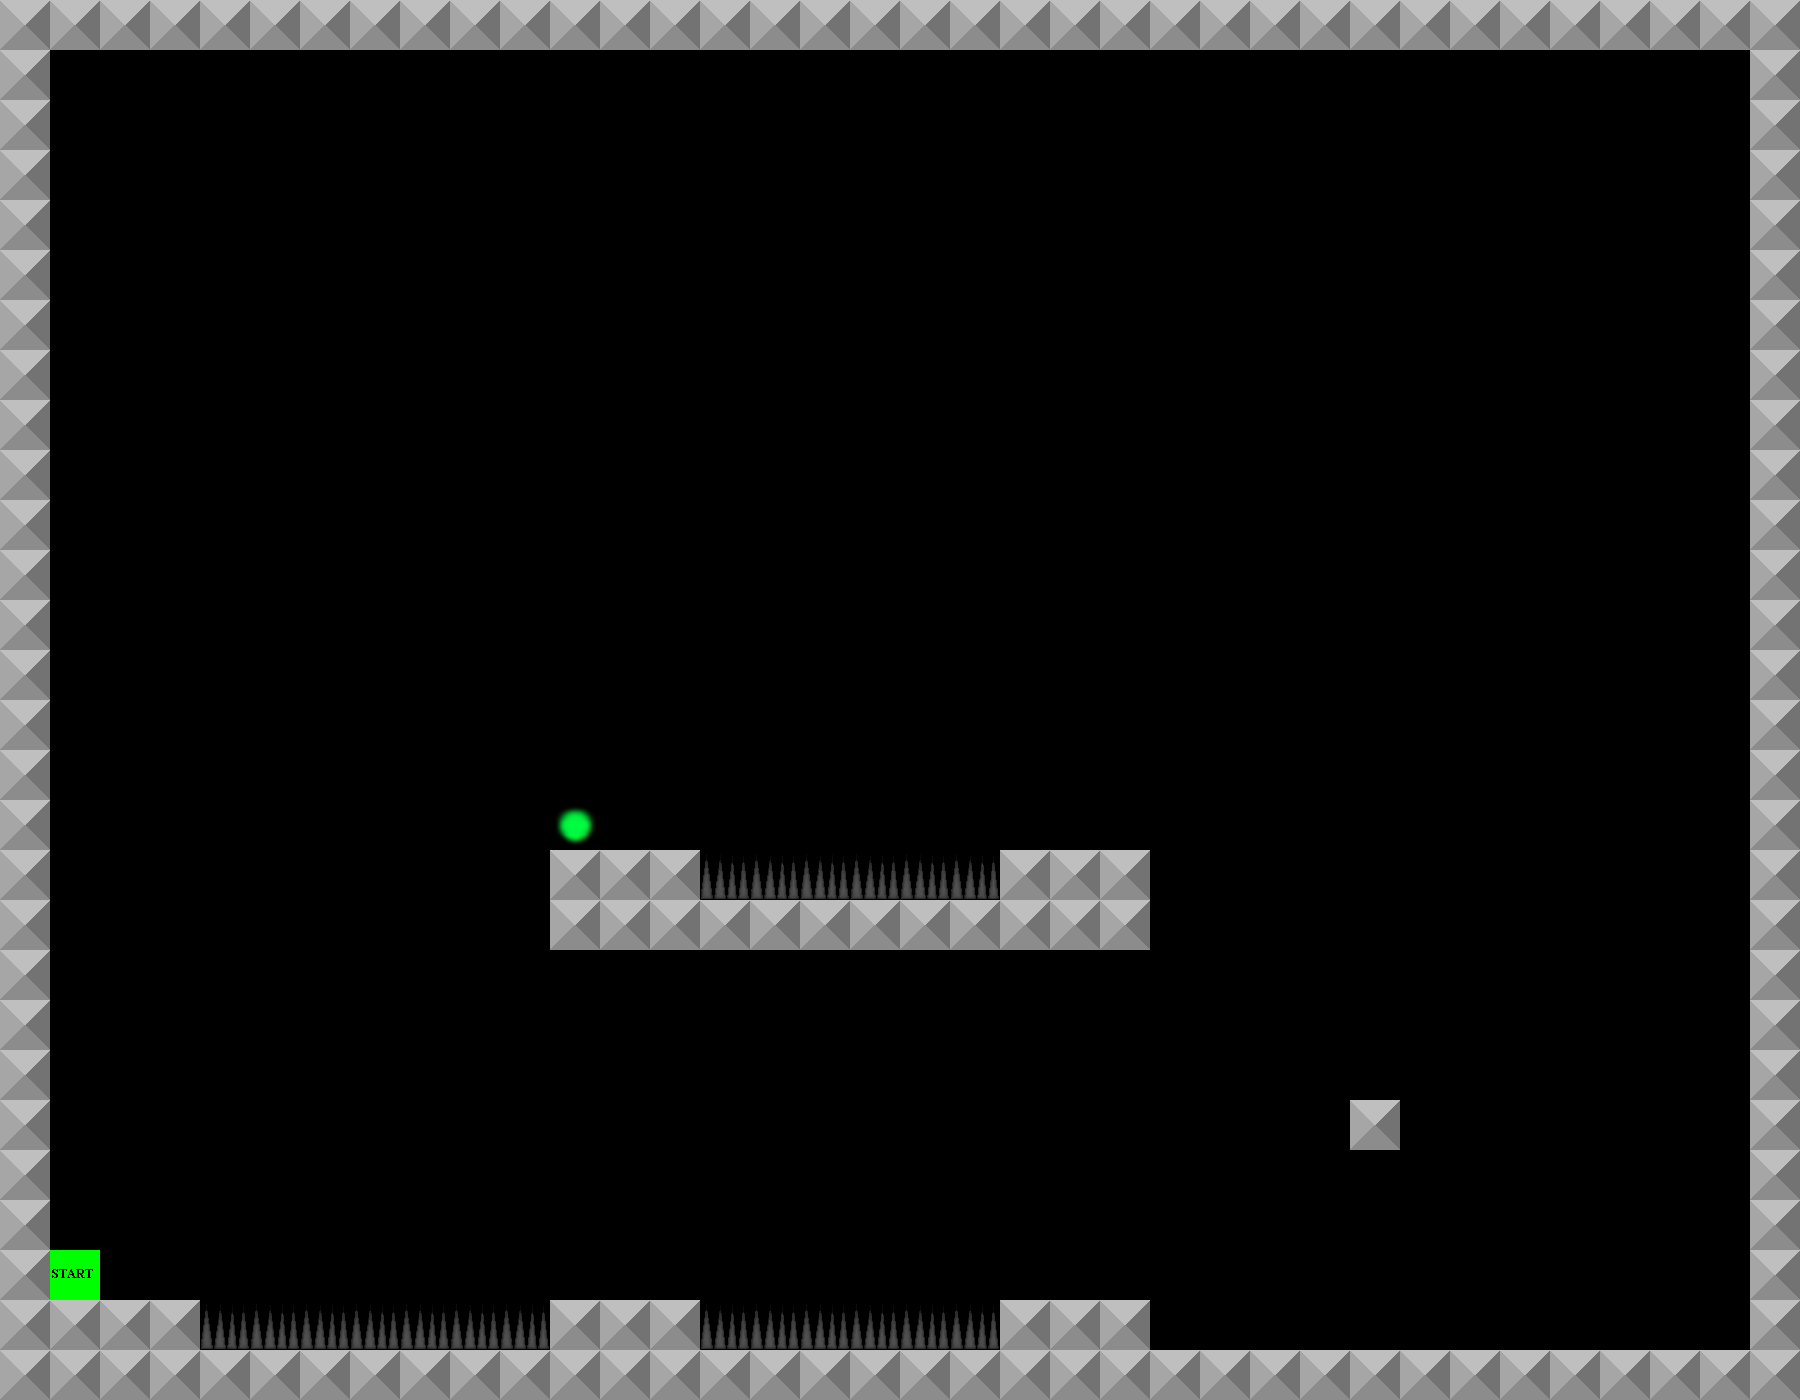

A level layout from a 2D game, rendered from its tile map. Below: a short description, then the map file with its tile-grid data intact:
An orthogonal 36x28 tile map with 50x50 px tiles, 3 tile layers (Collision, Border, Start), 4 tilesets.

<map version="1.0" orientation="orthogonal" renderorder="right-down" width="36" height="28" tilewidth="50" tileheight="50">
 <tileset firstgid="1" name="Metal" tilewidth="50" tileheight="50">
  <image source="metal.png" trans="ff0004" width="50" height="50" />
  <tile id="0">
   <properties>
    <property name="collide" value="" />
   </properties>
  </tile>
 </tileset>
 <tileset firstgid="2" name="spikes" tilewidth="50" tileheight="50">
  <image source="spikes_matrix.png" trans="ff0004" width="200" height="50" />
  <tile id="0">
   <properties>
    <property name="deadly" value="" />
   </properties>
  </tile>
  <tile id="1">
   <properties>
    <property name="deadly" value="" />
   </properties>
  </tile>
  <tile id="2">
   <properties>
    <property name="deadly" value="" />
   </properties>
  </tile>
  <tile id="3">
   <properties>
    <property name="deadly" value="" />
   </properties>
  </tile>
 </tileset>
 <tileset firstgid="6" name="end" tilewidth="50" tileheight="50">
  <image source="end.png" trans="ff0004" width="50" height="50" />
  <tile id="0">
   <properties>
    <property name="end" value="" />
   </properties>
  </tile>
 </tileset>
 <tileset firstgid="7" name="start" tilewidth="50" tileheight="50">
  <image source="start.png" trans="ff0004" width="50" height="50" />
  <tile id="0">
   <properties>
    <property name="start" value="" />
   </properties>
  </tile>
 </tileset>
 <layer name="Collision" width="36" height="28">
  <data encoding="csv">
0,0,0,0,0,0,0,0,0,0,0,0,0,0,0,0,0,0,0,0,0,0,0,0,0,0,0,0,0,0,0,0,0,0,0,0,
0,0,0,0,0,0,0,0,0,0,0,0,0,0,0,0,0,0,0,0,0,0,0,0,0,0,0,0,0,0,0,0,0,0,0,0,
0,0,0,0,0,0,0,0,0,0,0,0,0,0,0,0,0,0,0,0,0,0,0,0,0,0,0,0,0,0,0,0,0,0,0,0,
0,0,0,0,0,0,0,0,0,0,0,0,0,0,0,0,0,0,0,0,0,0,0,0,0,0,0,0,0,0,0,0,0,0,0,0,
0,0,0,0,0,0,0,0,0,0,0,0,0,0,0,0,0,0,0,0,0,0,0,0,0,0,0,0,0,0,0,0,0,0,0,0,
0,0,0,0,0,0,0,0,0,0,0,0,0,0,0,0,0,0,0,0,0,0,0,0,0,0,0,0,0,0,0,0,0,0,0,0,
0,0,0,0,0,0,0,0,0,0,0,0,0,0,0,0,0,0,0,0,0,0,0,0,0,0,0,0,0,0,0,0,0,0,0,0,
0,0,0,0,0,0,0,0,0,0,0,0,0,0,0,0,0,0,0,0,0,0,0,0,0,0,0,0,0,0,0,0,0,0,0,0,
0,0,0,0,0,0,0,0,0,0,0,0,0,0,0,0,0,0,0,0,0,0,0,0,0,0,0,0,0,0,0,0,0,0,0,0,
0,0,0,0,0,0,0,0,0,0,0,0,0,0,0,0,0,0,0,0,0,0,0,0,0,0,0,0,0,0,0,0,0,0,0,0,
0,0,0,0,0,0,0,0,0,0,0,0,0,0,0,0,0,0,0,0,0,0,0,0,0,0,0,0,0,0,0,0,0,0,0,0,
0,0,0,0,0,0,0,0,0,0,0,0,0,0,0,0,0,0,0,0,0,0,0,0,0,0,0,0,0,0,0,0,0,0,0,0,
0,0,0,0,0,0,0,0,0,0,0,0,0,0,0,0,0,0,0,0,0,0,0,0,0,0,0,0,0,0,0,0,0,0,0,0,
0,0,0,0,0,0,0,0,0,0,0,0,0,0,0,0,0,0,0,0,0,0,0,0,0,0,0,0,0,0,0,0,0,0,0,0,
0,0,0,0,0,0,0,0,0,0,0,0,0,0,0,0,0,0,0,0,0,0,0,0,0,0,0,0,0,0,0,0,0,0,0,0,
0,0,0,0,0,0,0,0,0,0,0,0,0,0,0,0,0,0,0,0,0,0,0,0,0,0,0,0,0,0,0,0,0,0,0,0,
0,0,0,0,0,0,0,0,0,0,0,6,0,0,0,0,0,0,0,0,0,0,0,0,0,0,0,0,0,0,0,0,0,0,0,0,
0,0,0,0,0,0,0,0,0,0,0,1,1,1,2,2,2,2,2,2,1,1,1,0,0,0,0,0,0,0,0,0,0,0,0,0,
0,0,0,0,0,0,0,0,0,0,0,1,1,1,1,1,1,1,1,1,1,1,1,0,0,0,0,0,0,0,0,0,0,0,0,0,
0,0,0,0,0,0,0,0,0,0,0,0,0,0,0,0,0,0,0,0,0,0,0,0,0,0,0,0,0,0,0,0,0,0,0,0,
0,0,0,0,0,0,0,0,0,0,0,0,0,0,0,0,0,0,0,0,0,0,0,0,0,0,0,0,0,0,0,0,0,0,0,0,
0,0,0,0,0,0,0,0,0,0,0,0,0,0,0,0,0,0,0,0,0,0,0,0,0,0,0,0,0,0,0,0,0,0,0,0,
0,0,0,0,0,0,0,0,0,0,0,0,0,0,0,0,0,0,0,0,0,0,0,0,0,0,0,1,0,0,0,0,0,0,0,0,
0,0,0,0,0,0,0,0,0,0,0,0,0,0,0,0,0,0,0,0,0,0,0,0,0,0,0,0,0,0,0,0,0,0,0,0,
0,0,0,0,0,0,0,0,0,0,0,0,0,0,0,0,0,0,0,0,0,0,0,0,0,0,0,0,0,0,0,0,0,0,0,0,
0,0,0,0,0,0,0,0,0,0,0,0,0,0,0,0,0,0,0,0,0,0,0,0,0,0,0,0,0,0,0,0,0,0,0,0,
0,1,1,1,2,2,2,2,2,2,2,1,1,1,2,2,2,2,2,2,1,1,1,0,0,0,0,0,0,0,0,0,0,0,0,0,
0,0,0,0,0,0,0,0,0,0,0,0,0,0,0,0,0,0,0,0,0,0,0,0,0,0,0,0,0,0,0,0,0,0,0,0
</data>
 </layer>
 <layer name="Border" width="36" height="28">
  <data encoding="csv">
1,1,1,1,1,1,1,1,1,1,1,1,1,1,1,1,1,1,1,1,1,1,1,1,1,1,1,1,1,1,1,1,1,1,1,1,
1,0,0,0,0,0,0,0,0,0,0,0,0,0,0,0,0,0,0,0,0,0,0,0,0,0,0,0,0,0,0,0,0,0,0,1,
1,0,0,0,0,0,0,0,0,0,0,0,0,0,0,0,0,0,0,0,0,0,0,0,0,0,0,0,0,0,0,0,0,0,0,1,
1,0,0,0,0,0,0,0,0,0,0,0,0,0,0,0,0,0,0,0,0,0,0,0,0,0,0,0,0,0,0,0,0,0,0,1,
1,0,0,0,0,0,0,0,0,0,0,0,0,0,0,0,0,0,0,0,0,0,0,0,0,0,0,0,0,0,0,0,0,0,0,1,
1,0,0,0,0,0,0,0,0,0,0,0,0,0,0,0,0,0,0,0,0,0,0,0,0,0,0,0,0,0,0,0,0,0,0,1,
1,0,0,0,0,0,0,0,0,0,0,0,0,0,0,0,0,0,0,0,0,0,0,0,0,0,0,0,0,0,0,0,0,0,0,1,
1,0,0,0,0,0,0,0,0,0,0,0,0,0,0,0,0,0,0,0,0,0,0,0,0,0,0,0,0,0,0,0,0,0,0,1,
1,0,0,0,0,0,0,0,0,0,0,0,0,0,0,0,0,0,0,0,0,0,0,0,0,0,0,0,0,0,0,0,0,0,0,1,
1,0,0,0,0,0,0,0,0,0,0,0,0,0,0,0,0,0,0,0,0,0,0,0,0,0,0,0,0,0,0,0,0,0,0,1,
1,0,0,0,0,0,0,0,0,0,0,0,0,0,0,0,0,0,0,0,0,0,0,0,0,0,0,0,0,0,0,0,0,0,0,1,
1,0,0,0,0,0,0,0,0,0,0,0,0,0,0,0,0,0,0,0,0,0,0,0,0,0,0,0,0,0,0,0,0,0,0,1,
1,0,0,0,0,0,0,0,0,0,0,0,0,0,0,0,0,0,0,0,0,0,0,0,0,0,0,0,0,0,0,0,0,0,0,1,
1,0,0,0,0,0,0,0,0,0,0,0,0,0,0,0,0,0,0,0,0,0,0,0,0,0,0,0,0,0,0,0,0,0,0,1,
1,0,0,0,0,0,0,0,0,0,0,0,0,0,0,0,0,0,0,0,0,0,0,0,0,0,0,0,0,0,0,0,0,0,0,1,
1,0,0,0,0,0,0,0,0,0,0,0,0,0,0,0,0,0,0,0,0,0,0,0,0,0,0,0,0,0,0,0,0,0,0,1,
1,0,0,0,0,0,0,0,0,0,0,0,0,0,0,0,0,0,0,0,0,0,0,0,0,0,0,0,0,0,0,0,0,0,0,1,
1,0,0,0,0,0,0,0,0,0,0,0,0,0,0,0,0,0,0,0,0,0,0,0,0,0,0,0,0,0,0,0,0,0,0,1,
1,0,0,0,0,0,0,0,0,0,0,0,0,0,0,0,0,0,0,0,0,0,0,0,0,0,0,0,0,0,0,0,0,0,0,1,
1,0,0,0,0,0,0,0,0,0,0,0,0,0,0,0,0,0,0,0,0,0,0,0,0,0,0,0,0,0,0,0,0,0,0,1,
1,0,0,0,0,0,0,0,0,0,0,0,0,0,0,0,0,0,0,0,0,0,0,0,0,0,0,0,0,0,0,0,0,0,0,1,
1,0,0,0,0,0,0,0,0,0,0,0,0,0,0,0,0,0,0,0,0,0,0,0,0,0,0,0,0,0,0,0,0,0,0,1,
1,0,0,0,0,0,0,0,0,0,0,0,0,0,0,0,0,0,0,0,0,0,0,0,0,0,0,0,0,0,0,0,0,0,0,1,
1,0,0,0,0,0,0,0,0,0,0,0,0,0,0,0,0,0,0,0,0,0,0,0,0,0,0,0,0,0,0,0,0,0,0,1,
1,0,0,0,0,0,0,0,0,0,0,0,0,0,0,0,0,0,0,0,0,0,0,0,0,0,0,0,0,0,0,0,0,0,0,1,
1,0,0,0,0,0,0,0,0,0,0,0,0,0,0,0,0,0,0,0,0,0,0,0,0,0,0,0,0,0,0,0,0,0,0,1,
1,0,0,0,0,0,0,0,0,0,0,0,0,0,0,0,0,0,0,0,0,0,0,0,0,0,0,0,0,0,0,0,0,0,0,1,
1,1,1,1,1,1,1,1,1,1,1,1,1,1,1,1,1,1,1,1,1,1,1,1,1,1,1,1,1,1,1,1,1,1,1,1
</data>
 </layer>
 <layer name="Start" width="36" height="28">
  <data encoding="csv">
0,0,0,0,0,0,0,0,0,0,0,0,0,0,0,0,0,0,0,0,0,0,0,0,0,0,0,0,0,0,0,0,0,0,0,0,
0,0,0,0,0,0,0,0,0,0,0,0,0,0,0,0,0,0,0,0,0,0,0,0,0,0,0,0,0,0,0,0,0,0,0,0,
0,0,0,0,0,0,0,0,0,0,0,0,0,0,0,0,0,0,0,0,0,0,0,0,0,0,0,0,0,0,0,0,0,0,0,0,
0,0,0,0,0,0,0,0,0,0,0,0,0,0,0,0,0,0,0,0,0,0,0,0,0,0,0,0,0,0,0,0,0,0,0,0,
0,0,0,0,0,0,0,0,0,0,0,0,0,0,0,0,0,0,0,0,0,0,0,0,0,0,0,0,0,0,0,0,0,0,0,0,
0,0,0,0,0,0,0,0,0,0,0,0,0,0,0,0,0,0,0,0,0,0,0,0,0,0,0,0,0,0,0,0,0,0,0,0,
0,0,0,0,0,0,0,0,0,0,0,0,0,0,0,0,0,0,0,0,0,0,0,0,0,0,0,0,0,0,0,0,0,0,0,0,
0,0,0,0,0,0,0,0,0,0,0,0,0,0,0,0,0,0,0,0,0,0,0,0,0,0,0,0,0,0,0,0,0,0,0,0,
0,0,0,0,0,0,0,0,0,0,0,0,0,0,0,0,0,0,0,0,0,0,0,0,0,0,0,0,0,0,0,0,0,0,0,0,
0,0,0,0,0,0,0,0,0,0,0,0,0,0,0,0,0,0,0,0,0,0,0,0,0,0,0,0,0,0,0,0,0,0,0,0,
0,0,0,0,0,0,0,0,0,0,0,0,0,0,0,0,0,0,0,0,0,0,0,0,0,0,0,0,0,0,0,0,0,0,0,0,
0,0,0,0,0,0,0,0,0,0,0,0,0,0,0,0,0,0,0,0,0,0,0,0,0,0,0,0,0,0,0,0,0,0,0,0,
0,0,0,0,0,0,0,0,0,0,0,0,0,0,0,0,0,0,0,0,0,0,0,0,0,0,0,0,0,0,0,0,0,0,0,0,
0,0,0,0,0,0,0,0,0,0,0,0,0,0,0,0,0,0,0,0,0,0,0,0,0,0,0,0,0,0,0,0,0,0,0,0,
0,0,0,0,0,0,0,0,0,0,0,0,0,0,0,0,0,0,0,0,0,0,0,0,0,0,0,0,0,0,0,0,0,0,0,0,
0,0,0,0,0,0,0,0,0,0,0,0,0,0,0,0,0,0,0,0,0,0,0,0,0,0,0,0,0,0,0,0,0,0,0,0,
0,0,0,0,0,0,0,0,0,0,0,0,0,0,0,0,0,0,0,0,0,0,0,0,0,0,0,0,0,0,0,0,0,0,0,0,
0,0,0,0,0,0,0,0,0,0,0,0,0,0,0,0,0,0,0,0,0,0,0,0,0,0,0,0,0,0,0,0,0,0,0,0,
0,0,0,0,0,0,0,0,0,0,0,0,0,0,0,0,0,0,0,0,0,0,0,0,0,0,0,0,0,0,0,0,0,0,0,0,
0,0,0,0,0,0,0,0,0,0,0,0,0,0,0,0,0,0,0,0,0,0,0,0,0,0,0,0,0,0,0,0,0,0,0,0,
0,0,0,0,0,0,0,0,0,0,0,0,0,0,0,0,0,0,0,0,0,0,0,0,0,0,0,0,0,0,0,0,0,0,0,0,
0,0,0,0,0,0,0,0,0,0,0,0,0,0,0,0,0,0,0,0,0,0,0,0,0,0,0,0,0,0,0,0,0,0,0,0,
0,0,0,0,0,0,0,0,0,0,0,0,0,0,0,0,0,0,0,0,0,0,0,0,0,0,0,0,0,0,0,0,0,0,0,0,
0,0,0,0,0,0,0,0,0,0,0,0,0,0,0,0,0,0,0,0,0,0,0,0,0,0,0,0,0,0,0,0,0,0,0,0,
0,0,0,0,0,0,0,0,0,0,0,0,0,0,0,0,0,0,0,0,0,0,0,0,0,0,0,0,0,0,0,0,0,0,0,0,
0,7,0,0,0,0,0,0,0,0,0,0,0,0,0,0,0,0,0,0,0,0,0,0,0,0,0,0,0,0,0,0,0,0,0,0,
0,0,0,0,0,0,0,0,0,0,0,0,0,0,0,0,0,0,0,0,0,0,0,0,0,0,0,0,0,0,0,0,0,0,0,0,
0,0,0,0,0,0,0,0,0,0,0,0,0,0,0,0,0,0,0,0,0,0,0,0,0,0,0,0,0,0,0,0,0,0,0,0
</data>
 </layer>
</map>
